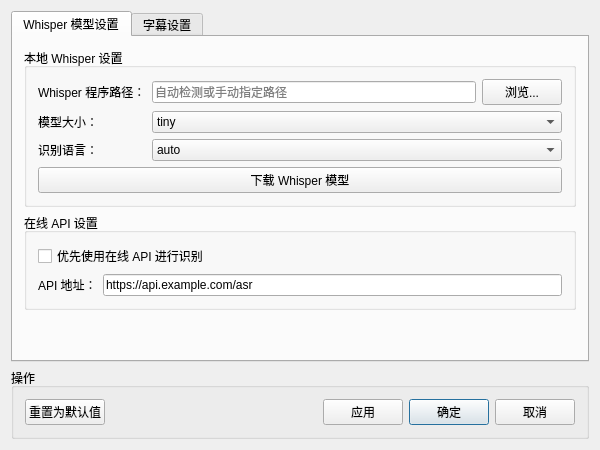
<?xml version="1.0" encoding="UTF-8"?>
<ui version="4.0">
 <class>SettingsDialog</class>
 <widget class="QDialog" name="SettingsDialog">
  <property name="geometry">
   <rect>
    <x>0</x>
    <y>0</y>
    <width>600</width>
    <height>450</height>
   </rect>
  </property>
  <property name="windowTitle">
   <string>设置</string>
  </property>
  <layout class="QVBoxLayout" name="verticalLayout">
   <item>
    <widget class="QTabWidget" name="tabWidget">
     <property name="currentIndex">
      <number>0</number>
     </property>
     <widget class="QWidget" name="whisperTab">
      <attribute name="title">
       <string>Whisper 模型设置</string>
      </attribute>
      <layout class="QVBoxLayout" name="verticalLayout_2">
       <item>
        <widget class="QGroupBox" name="groupBox">
         <property name="title">
          <string>本地 Whisper 设置</string>
         </property>
         <layout class="QGridLayout" name="gridLayout">
          <item row="0" column="0">
           <widget class="QLabel" name="whisperPathLabel">
            <property name="text">
             <string>Whisper 程序路径：</string>
            </property>
           </widget>
          </item>
          <item row="0" column="1">
           <widget class="QLineEdit" name="whisperPathLineEdit">
            <property name="placeholderText">
             <string>自动检测或手动指定路径</string>
            </property>
           </widget>
          </item>
          <item row="0" column="2">
           <widget class="QPushButton" name="browseWhisperPathButton">
            <property name="text">
             <string>浏览...</string>
            </property>
           </widget>
          </item>
          <item row="1" column="0">
           <widget class="QLabel" name="modelSizeLabel">
            <property name="text">
             <string>模型大小：</string>
            </property>
           </widget>
          </item>
          <item row="1" column="1" colspan="2">
           <widget class="QComboBox" name="modelSizeComboBox">
            <item>
             <property name="text">
              <string>tiny</string>
             </property>
            </item>
            <item>
             <property name="text">
              <string>base</string>
             </property>
            </item>
            <item>
             <property name="text">
              <string>small</string>
             </property>
            </item>
            <item>
             <property name="text">
              <string>medium</string>
             </property>
            </item>
            <item>
             <property name="text">
              <string>large</string>
             </property>
            </item>
           </widget>
          </item>
          <item row="2" column="0">
           <widget class="QLabel" name="languageLabel">
            <property name="text">
             <string>识别语言：</string>
            </property>
           </widget>
          </item>
          <item row="2" column="1" colspan="2">
           <widget class="QComboBox" name="languageComboBox">
            <item>
             <property name="text">
              <string>auto</string>
             </property>
            </item>
            <item>
             <property name="text">
              <string>en</string>
             </property>
            </item>
            <item>
             <property name="text">
              <string>zh</string>
             </property>
            </item>
            <item>
             <property name="text">
              <string>ja</string>
             </property>
            </item>
            <item>
             <property name="text">
              <string>ko</string>
             </property>
            </item>
            <item>
             <property name="text">
              <string>fr</string>
             </property>
            </item>
            <item>
             <property name="text">
              <string>de</string>
             </property>
            </item>
            <item>
             <property name="text">
              <string>es</string>
             </property>
            </item>
            <item>
             <property name="text">
              <string>ru</string>
             </property>
            </item>
           </widget>
          </item>
          <item row="3" column="0" colspan="3">
           <widget class="QPushButton" name="downloadModelButton">
            <property name="text">
             <string>下载 Whisper 模型</string>
            </property>
           </widget>
          </item>
         </layout>
        </widget>
       </item>
       <item>
        <widget class="QGroupBox" name="groupBox_2">
         <property name="title">
          <string>在线 API 设置</string>
         </property>
         <layout class="QVBoxLayout" name="verticalLayout_3">
          <item>
           <widget class="QCheckBox" name="preferOnlineApiCheckBox">
            <property name="text">
             <string>优先使用在线 API 进行识别</string>
            </property>
           </widget>
          </item>
          <item>
           <layout class="QGridLayout" name="gridLayout_2">
            <item row="0" column="0">
             <widget class="QLabel" name="apiUrlLabel">
              <property name="text">
               <string>API 地址：</string>
              </property>
             </widget>
            </item>
            <item row="0" column="1">
             <widget class="QLineEdit" name="apiUrlLineEdit">
              <property name="text">
               <string>https://api.example.com/asr</string>
              </property>
              <property name="placeholderText">
               <string>在线语音识别 API 地址</string>
              </property>
             </widget>
            </item>
           </layout>
          </item>
         </layout>
        </widget>
       </item>
       <item>
        <spacer name="verticalSpacer_2">
         <property name="orientation">
          <enum>Qt::Vertical</enum>
         </property>
         <property name="sizeHint" stdset="0">
          <size>
           <width>20</width>
           <height>40</height>
          </size>
         </property>
        </spacer>
       </item>
      </layout>
     </widget>
     <widget class="QWidget" name="subtitleTab">
      <attribute name="title">
       <string>字幕设置</string>
      </attribute>
      <layout class="QVBoxLayout" name="verticalLayout_4">
       <item>
        <widget class="QGroupBox" name="groupBox_3">
         <property name="title">
          <string>字幕保存设置</string>
         </property>
         <layout class="QGridLayout" name="gridLayout_3">
          <item row="0" column="0">
           <widget class="QLabel" name="subtitleDirLabel">
            <property name="text">
             <string>保存目录：</string>
            </property>
           </widget>
          </item>
          <item row="0" column="1">
           <widget class="QLineEdit" name="subtitleDirLineEdit">
            <property name="placeholderText">
             <string>字幕文件保存路径</string>
            </property>
           </widget>
          </item>
          <item row="0" column="2">
           <widget class="QPushButton" name="browseSubtitleDirButton">
            <property name="text">
             <string>浏览...</string>
            </property>
           </widget>
          </item>
         </layout>
        </widget>
       </item>
       <item>
        <spacer name="verticalSpacer_3">
         <property name="orientation">
          <enum>Qt::Vertical</enum>
         </property>
         <property name="sizeHint" stdset="0">
          <size>
           <width>20</width>
           <height>200</height>
          </size>
         </property>
        </spacer>
       </item>
      </layout>
     </widget>
    </widget>
   </item>
   <item>
    <widget class="QGroupBox" name="groupBox_4">
     <property name="title">
      <string>操作</string>
     </property>
     <layout class="QHBoxLayout" name="horizontalLayout">
      <item>
       <widget class="QPushButton" name="resetButton">
        <property name="text">
         <string>重置为默认值</string>
        </property>
       </widget>
      </item>
      <item>
       <spacer name="horizontalSpacer">
        <property name="orientation">
         <enum>Qt::Horizontal</enum>
        </property>
        <property name="sizeHint" stdset="0">
         <size>
          <width>40</width>
          <height>20</height>
         </size>
        </property>
       </spacer>
      </item>
      <item>
       <widget class="QPushButton" name="applyButton">
        <property name="text">
         <string>应用</string>
        </property>
       </widget>
      </item>
      <item>
       <widget class="QPushButton" name="okButton">
        <property name="text">
         <string>确定</string>
        </property>
        <property name="default">
         <bool>true</bool>
        </property>
       </widget>
      </item>
      <item>
       <widget class="QPushButton" name="cancelButton">
        <property name="text">
         <string>取消</string>
        </property>
       </widget>
      </item>
     </layout>
    </widget>
   </item>
  </layout>
 </widget>
 <layoutdefault spacing="6" margin="11"/>
 <resources/>
 <connections>
  <connection>
   <sender>okButton</sender>
   <signal>clicked()</signal>
   <receiver>SettingsDialog</receiver>
   <slot>accept()</slot>
   <hints>
    <hint type="sourcelabel">
     <x>500</x>
     <y>400</y>
    </hint>
    <hint type="destinationlabel">
     <x>298</x>
     <y>254</y>
    </hint>
   </hints>
  </connection>
  <connection>
   <sender>cancelButton</sender>
   <signal>clicked()</signal>
   <receiver>SettingsDialog</receiver>
   <slot>reject()</slot>
   <hints>
    <hint type="sourcelabel">
     <x>550</x>
     <y>400</y>
    </hint>
    <hint type="destinationlabel">
     <x>398</x>
     <y>254</y>
    </hint>
   </hints>
  </connection>
 </connections>
</ui>
